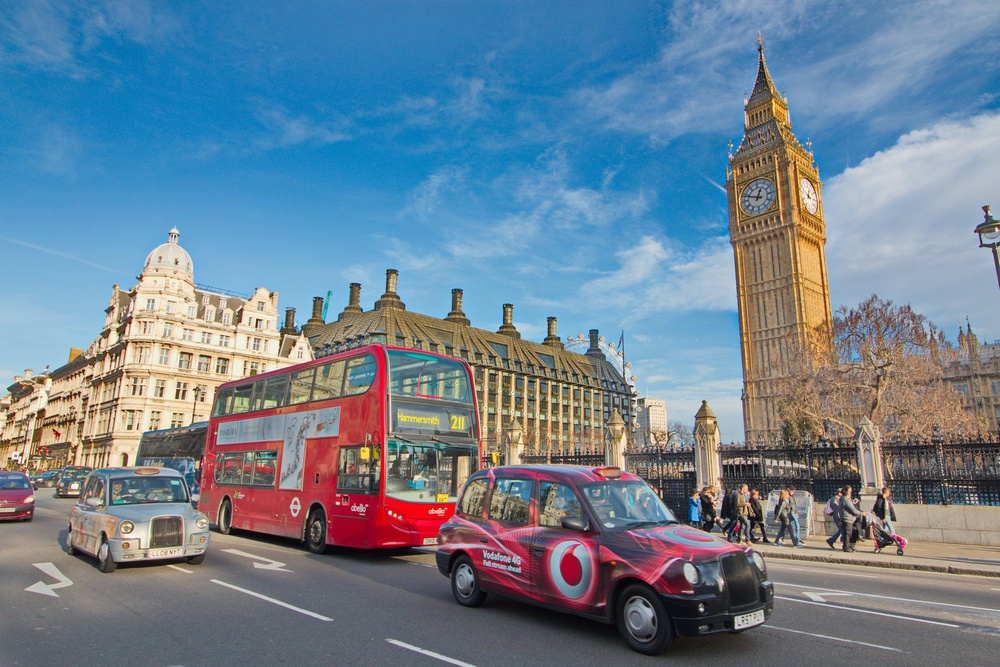
#> input picture labelme2mask/【A】labelme转mask-单张图像/uk1.jpeg, 1000 x 667 px, shrunk from 2250 x 1500 before the run
$ jupyter execute --allow-errors '【A】labelme转mask-单张图像.ipynb'   (shell and % lines are left out)
#> lines starting #> are read from the running program, lines starting #| are printed output that depends on the picture
# Labelme转mask-单张图像

同济子豪兄 2023-6-6

## 导入工具包

[cell 1]
import os
import json
import numpy as np
import cv2

import matplotlib.pyplot as plt

## 载入图像

[cell 2]
img_path = 'uk1.jpeg'

[cell 3]
img_bgr = cv2.imread(img_path)
#> img_bgr is the input picture: shape (667, 1000, 3); mean B, G, R 146.2, 129.5, 109.3

[cell 4]
img_bgr.shape
#> Out = (667, 1000, 3)

[cell 5]
plt.imshow(img_bgr[:,:,::-1])
plt.show()

## 创建空白图像

0-背景

[cell 6]
img_mask = np.zeros(img_bgr.shape[:2])

[cell 7]
img_mask

[cell 8]
plt.imshow(img_mask)
plt.show()
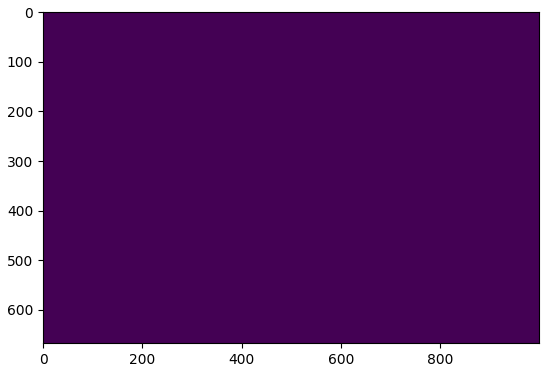
#> figure drawn by matplotlib, 1 panel

## 载入该图像labelme格式的json标注文件

[cell 9]
labelme_json_path = 'uk1.json'

#> (a cell that did not finish here is left out)

#> (a cell that did not finish here is left out)

## 元数据

#> (a cell that did not finish here is left out)

#> (a cell that did not finish here is left out)

#> (a cell that did not finish here is left out)

#> (a cell that did not finish here is left out)

## 该图中的所有标注信息

[cell 16]
# labelme['shapes']

#> (a cell that did not finish here is left out)

## 每个类别的信息及画mask的顺序（按照由大到小，由粗到精的顺序）

[cell 18]
# 0-背景，从 1 开始
class_info = [
    {'label':'sky', 'type':'polygon', 'color':1},                    # polygon 多段线
    {'label':'road', 'type':'polygon', 'color':2},
    {'label':'building', 'type':'polygon', 'color':3},
    {'label':'tower','type':'polygon','color':4},
    {'label':'bus','type':'polygon','color':5},
    {'label':'car','type':'polygon','color':6},
    {'label':'tree','type':'polygon','color':7},
    {'label':'fence','type':'polygon','color':8},
    {'label':'wall','type':'polygon','color':9},
    {'label':'person','type':'polygon','color':10},
    {'label':'clock', 'type':'circle', 'color':11, 'thickness':-1},   # circle 圆形，-1表示填充
    {'label':'lane', 'type':'line', 'color':12, 'thickness':5},       # line 两点线段，填充线宽
    {'label':'sign', 'type':'linestrip', 'color':13, 'thickness':3}   # linestrip 多段线，填充线宽
]

## 按顺序将mask绘制在空白图上

#> (a cell that did not finish here is left out)

[cell 20]
plt.imshow(img_mask)
plt.show()

## 保存mask标注图像（必须是png格式）

[cell 21]
img_mask.shape
#> Out = (667, 1000)

[cell 22]
mask_path = img_path.split('.')[0] + '.png'

[cell 23]
cv2.imwrite(mask_path, img_mask)
#> Out = True

## 载入mask标注图像

[cell 24]
mask_img = cv2.imread('uk1.png')
#> mask_img: shape (667, 1000, 3); every value is 0

[cell 25]
mask_img.shape
#> Out = (667, 1000, 3)

[cell 26]
np.unique(mask_img)
#> Out = [0]
